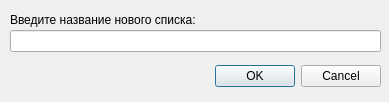
<?xml version="1.0" encoding="UTF-8"?>
<ui version="4.0">
 <class>Add_list</class>
 <widget class="QDialog" name="Add_list">
  <property name="geometry">
   <rect>
    <x>0</x>
    <y>0</y>
    <width>389</width>
    <height>102</height>
   </rect>
  </property>
  <property name="windowTitle">
   <string>Dialog</string>
  </property>
  <widget class="QDialogButtonBox" name="buttonBox">
   <property name="geometry">
    <rect>
     <x>30</x>
     <y>60</y>
     <width>351</width>
     <height>32</height>
    </rect>
   </property>
   <property name="orientation">
    <enum>Qt::Horizontal</enum>
   </property>
   <property name="standardButtons">
    <set>QDialogButtonBox::Cancel|QDialogButtonBox::Ok</set>
   </property>
  </widget>
  <widget class="QLabel" name="label">
   <property name="geometry">
    <rect>
     <x>10</x>
     <y>10</y>
     <width>321</width>
     <height>20</height>
    </rect>
   </property>
   <property name="text">
    <string>Введите название нового списка:</string>
   </property>
  </widget>
  <widget class="QLineEdit" name="lineEdit">
   <property name="geometry">
    <rect>
     <x>10</x>
     <y>30</y>
     <width>371</width>
     <height>22</height>
    </rect>
   </property>
  </widget>
 </widget>
 <resources/>
 <connections>
  <connection>
   <sender>buttonBox</sender>
   <signal>accepted()</signal>
   <receiver>Add_list</receiver>
   <slot>accept()</slot>
   <hints>
    <hint type="sourcelabel">
     <x>248</x>
     <y>254</y>
    </hint>
    <hint type="destinationlabel">
     <x>157</x>
     <y>274</y>
    </hint>
   </hints>
  </connection>
  <connection>
   <sender>buttonBox</sender>
   <signal>rejected()</signal>
   <receiver>Add_list</receiver>
   <slot>reject()</slot>
   <hints>
    <hint type="sourcelabel">
     <x>316</x>
     <y>260</y>
    </hint>
    <hint type="destinationlabel">
     <x>286</x>
     <y>274</y>
    </hint>
   </hints>
  </connection>
 </connections>
</ui>
